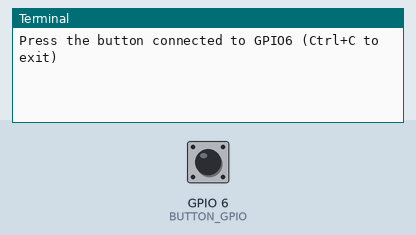
Simulated run of this program. Board: Raspberry Pi (BCM pin numbers). Shown: the last lines printed to the terminal. The inputs (shaded band) are chosen by the test bench; at power-on: GPIO 6 (BUTTON_GPIO) LOW.

Above: at 1.2 s.
1.3 s: GPIO 6 (BUTTON_GPIO) pulled HIGH for 0.15 s
At 1.6 s:
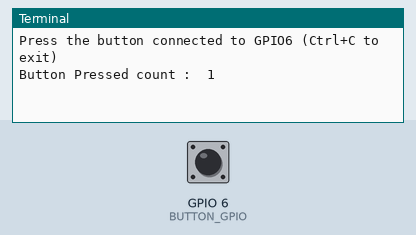
2.9 s: GPIO 6 (BUTTON_GPIO) pulled HIGH for 1 s
At 4.0 s:
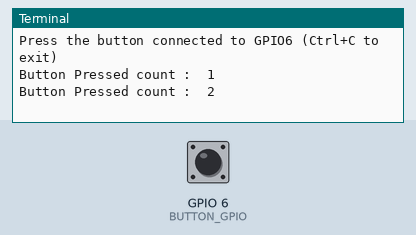
5.4 s: GPIO 6 (BUTTON_GPIO) pulled HIGH for 0.15 s
At 5.9 s:
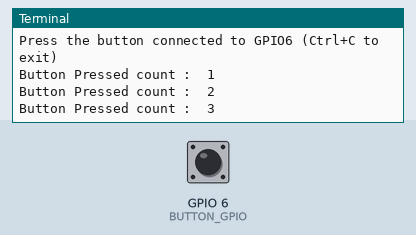

The program:

001_9_gpio_input3.py
```python
'''
푸시버튼의 입력 상태를 화면에 출력
이벤트 기반 동작
0.1초 단위로 상태를 확인
Ctrl+C 누르면 프로그램 종료
푸시버튼 : BCM gpio6
        내부 pull-down 저항 사용
'''
import RPi.GPIO as GPIO
import time

num = 0


# button의 callback 함수
def button_callback(channel):
    global num
    num += 1
    # print(channel,'num added', GPIO.input(channel))
    # if GPIO.input(channel) == GPIO.HIGH:
    #     print("Button Pressed")
    # else:
    #     print("Button Released")
    print("Button Pressed count : ", num)

# GPIO setup
BUTTON_GPIO = 6
GPIO.setmode(GPIO.BCM)
GPIO.setup(BUTTON_GPIO, GPIO.IN, pull_up_down=GPIO.PUD_DOWN)    # 내부 풀다운 저항 사용

# Event 방식으로 Rising edge 감지
# bouncetime : 200ms 이내에 다시 이벤트 발생하지 않도록 설정
# rising edge를 검출하고자 GPIO.RASIONG으로 설정할 경우, Press 시에 callback이 발생함
#GPIO.add_event_detect(BUTTON_GPIO, GPIO.RISING, callback=button_callback, bouncetime=200)

# falling edge를 검출하고자 GPIO.FALLING으로 설정할 경우, Release 시에 callback이 발생함
#GPIO.add_event_detect(BUTTON_GPIO, GPIO.FALLING, callback=button_callback, bouncetime=200)
GPIO.add_event_detect(BUTTON_GPIO, GPIO.RISING, callback=button_callback, bouncetime=200)

# rasing/falling edge를 모두 검출하고자 GPIO.BOTH으로 설정할 경우, Press Release 시에도 callback이 발생함
#GPIO.add_event_detect(BUTTON_GPIO, GPIO.BOTH, callback=button_callback, bouncetime=200)

print("Press the button connected to GPIO6 (Ctrl+C to exit)")

try:
    while True:
        time.sleep(0.1)
except KeyboardInterrupt:
    print("\nExiting program")
finally:
    GPIO.cleanup()
```

Measured:
- after the input at 1.3 s, the terminal: prints a new line at once (image 1)
- after the input at 2.9 s, the terminal: prints a new line at once (image 2)
- after the input at 5.4 s, the terminal: prints a new line at once (image 3)
